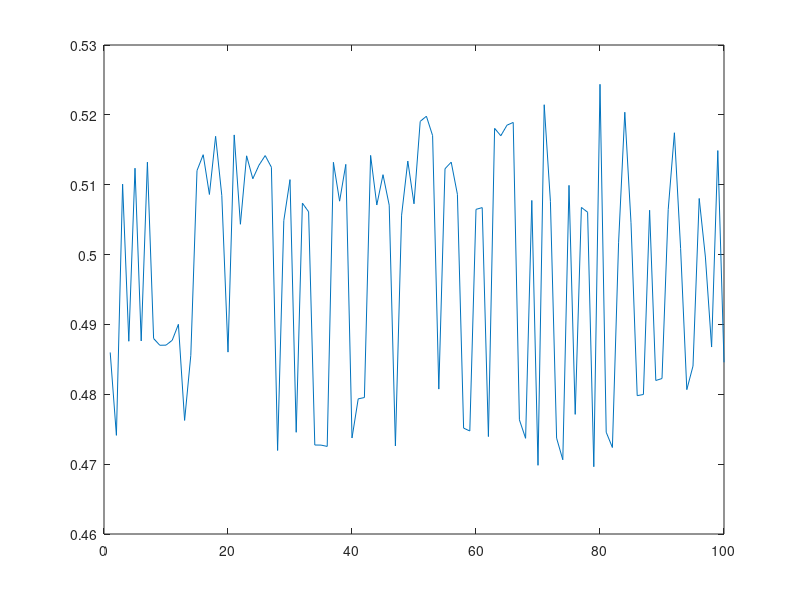

Recreate this plot in MATLAB.
function [] = maxi_learn_speed_takiyama_RL()
% Reinforcement learning for force production of a two joint planar arm
% theta: direction of desired force (degrees)

%clear all; close all; clc;

% Input layer:
T = 100; %number of trial
K = 5; %number of position of theta in the circle (real number is K+1)
thetak = (2*pi)/K:(2*pi)/K:2*pi;
randomOrder = randi(K,T);
mOutput = 2; %number of outputs
nInput = 10; %number of neurons
phiInput = 0; % angle of perturbation
rewardThreshold = 1;
Wthres = zeros(nInput,1);
Vthres= zeros(nInput,1);

nTrials = 10;
phi = zeros(1,nInput);
%v = zeros(1,nTrials);

% Connectivity (weight) matrix (W)
Z=zeros(mOutput, nInput);

%E=zeros(1,nTrials); %Faux, car E un reel
%W = zeros(nInput, mOutput);
W = rand(nInput, mOutput);
V = zeros(nInput, mOutput);
R = [cos(phiInput),-sin(phiInput);sin(phiInput),cos(phiInput)];
A = zeros(nInput,1);
y = zeros(nInput,1);
%Lambda=nInput*R*Z*transpose(Z)*transpose(R); % realiser plus tard
phi(1)=rand;
Z(:,1) =(1/nInput)*[cos(phi(1)*2*pi),sin(phi(1)*2*pi)]';
r=0;
alpha1=1/2;
beta1=1/2;

desMagnitude=1;
%xOutput = zeros(mOutput,1);
xOutput = [0,0]';
B=1;
%sigmaA=0.05;
%epsilon=normrnd(0,sigmaA,nInput,1);
%sigmaP=0.05;
%zeta=normrnd(0,sigmaP,nInput,mOutput);
%alpha=0.9;
%randomOrder2 = randi([1,nInput],nTrials,1);

%E = zeros(nTrials,1);
%Reward=zeros(T,1);
E=zeros(T,1);

for k = 2:nInput
    phi(k)= rand;    % !!!!!Angle!!!this phi concerns about tge foce direction(FD)
    Y = (1/nInput)*[cos(phi(k)*2*pi),sin(phi(k)*2*pi)]';
    Z(:,k)=Y;
   
end


%A = (R*Z)\xOutput; % essaie, a remettre dans l'algo

%for i = 1:mOutput
%   for j= 1:mOutput
%      if i==j
%     D(i,i)=lambda(i); %Autre element par default a zero?
%    else
%       D(i,j)= 0;
%  end
%end
%end


for j = 1:T
    
    desTheta = thetak(randomOrder(j));
    tTarget = desMagnitude*[cos(desTheta);sin(desTheta)] %t,target position
    %end
    
    for i = 1:nInput
        mu(i)=W(i,:)*tTarget+Wthres(i);
        expectR(i)=V(i,:)*tTarget+Vthres(i);
        O=[(1-expectR(i))/2 0];
        omega(i)=max(O);
        A(i)=normrnd(mu(i),omega(i));
        y(i)=1./(1+ exp(-A(i)));
        
    end
    
    xOutput=(1/nInput)*R*Z*y
    cost=(1/2)*(tTarget-xOutput)'*(tTarget-xOutput);
    r= max(0,(rewardThreshold - (cost))/rewardThreshold);
    %E(i)=cost;
    
    if xOutput==[NaN NaN]';
        then display(j);
    end
        
        
        %Reinforcement Learning
        
        for i = 1:nInput
            deltaW(i) = (r-expectR(i))*((A(i)-mu(i))/omega(i));
            deltaV(i) = (r-expectR(i));
            
            for k = 1:mOutput
                W(i,k) = W(i,k) + alpha1*deltaW(i)*tTarget(k);
                Wthres(i) = Wthres(i) + alpha1*deltaW(i);
                V(i,k) = V(i,k) + beta1*deltaV(i)*tTarget(k);
                
                
            end
        end
        
        X(:,j)=xOutput;
        E(j)=cost;
        
    end
    %xOutput=R*Z*A
    %cost=(1/2)*(tTarget-xOutput)'*(tTarget-xOutput);
    %r = max(0,(rewardThreshold - cost)/rewardThreshold);
    %Q(j)=r;
    %E(j)=cost;
    
    
    
    
    
    
    
    
    plot(E)
    
    
    
    
    
    
    
    
    
    
    
    
    
    
    
